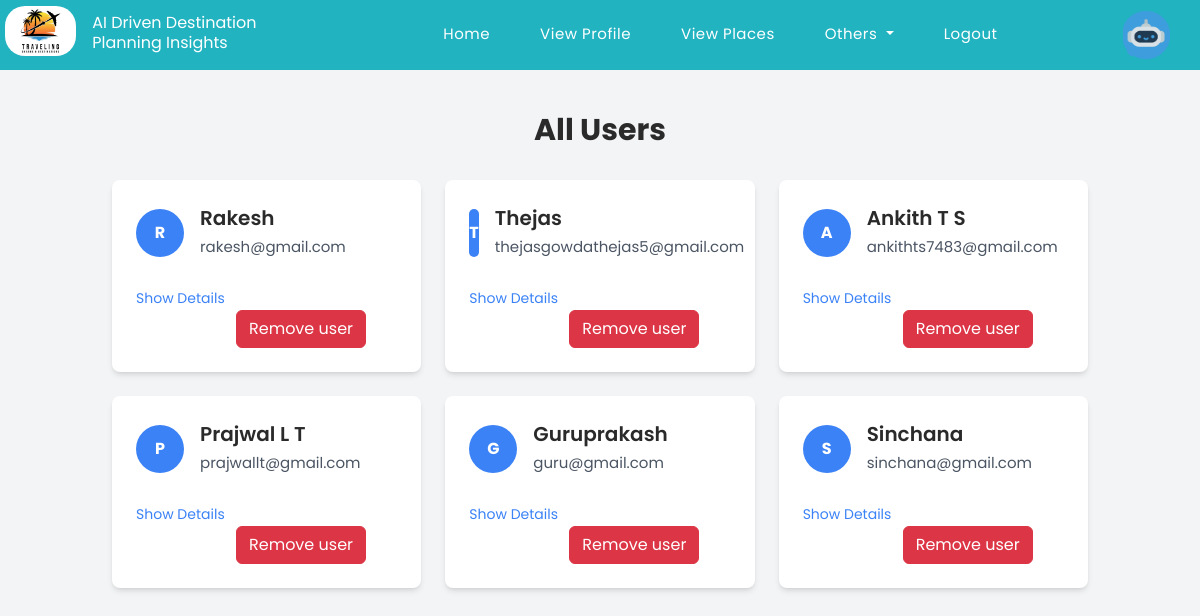
Page /viewUsers/ (signed in) on the committed database.
### app/models.py (models this page shows, shortened)
class userModel(models.Model):
    userID = models.AutoField(primary_key=True)
    userName = models.CharField(max_length=100, null=True)
    userEmail = models.EmailField(null=True)
    password = models.CharField(max_length=50, null=True)
    confirmPass = models.CharField(max_length=50, null=True)
    addresh = models.CharField(max_length=100, null=True)
    contact = models.CharField(max_length=100, null=True)
    profilePic = models.ImageField(upload_to=os.path.join('static', 'userProfile'), default='No Profile')
    class Meta:
        db_table = 'userModel'

### app/views.py (the view)
# urls.py: path('viewUsers/', viewUsers, name='viewUsers'),
def viewUsers(request):
    login = request.session['login']
    allUsers = userModel.objects.all()
    paginator = Paginator(allUsers, 6)
    page_number = request.GET.get('page')
    page_obj = paginator.get_page(page_number)
    return render(request, 'viewAllUsers.html', {'allUsers': page_obj, 'login':login})

### templates/viewAllUsers.html (shortened to what this page needs)
{% extends 'home.html' %}
{% block main %}
<!DOCTYPE html>
<html lang="en">
<head>
    <script src="https://cdn.tailwindcss.com"></script>
</head>
<body class="bg-gray-100 min-h-screen">
    <div class="container mx-auto px-4 py-8">
        <h1 class="text-3xl font-bold text-center mb-8" style="margin-top: 80px;">All Users</h1>
        <div class="grid grid-cols-1 sm:grid-cols-2 lg:grid-cols-3 gap-6">
            {% for user in allUsers %}
            <div class="user-card bg-white rounded-lg p-6 shadow-md">
                <div class="flex items-center space-x-4">
                    <div class="w-12 h-12 rounded-full bg-blue-500 flex items-center justify-center text-white font-bold">
                        {{ user.userName|first|upper }}
                    </div>
                    <div>
                        <h2 class="text-xl font-semibold">{{ user.userName }}</h2>
                        <p class="text-gray-600">{{ user.userEmail }}</p>
                    </div>
                </div>
                <div class="mt-4">
                    <button onclick="toggleDetails('{{ user.id }}')"
                            class="text-blue-500 hover:text-blue-700 text-sm">
                        Show Details
                    </button>
                </div>
                <a class="btn btn-danger ml-5" style="margin-left: 100px;" href="{% url 'removeUser' user.userID %}">Remove user</a>
            </div>
            {% empty %}
            <div class="col-span-full text-center py-8">
                <p class="text-gray-500">No users found.</p>
            </div>
            {% endfor %}
        </div>
    </div>
</body>
</html>
{% endblock %}

### static/assets/css/templatemo-woox-travel.css (style rules this page uses)
html, body, div, span, applet, object, iframe, h1, h2, h3, h4, h5, h6, p, blockquote, div pre, a, abbr, acronym, address, big, cite, code, del, dfn, em, font, img, ins, kbd, q, s, samp, small, strike, strong, sub, sup, tt, var, b, u, i, center, dl, dt, dd, ol, ul, li, figure, header, nav, section, article, aside, footer, figcaption { margin: 0; padding: 0; border: 0; outline: 0; }
* { box-sizing: border-box; }
html, body { font-family: 'Poppins', sans-serif; font-weight: 400; background-color: #fff; font-size: 16px; -ms-text-size-adjust: 100%; -webkit-font-smoothing: antialiased; -moz-osx-font-smoothing: grayscale; }
a { color: #22b3c1; text-decoration: none !important; }
h1, h2, h3, h4, h5, h6 { margin-top: 0px; margin-bottom: 0px; color: #2a2a2a; font-weight: 700; }
p { font-size: 15px; line-height: 30px; color: #afafaf; }
html, body { background: #fff; font-family: 'Poppins', sans-serif; }
body { overflow-x: hidden; }

### templates/viewAllUsers.html (style rules this page uses)
.user-card { transition: transform 0.3s ease, box-shadow 0.3s ease; }

### rows in the picture
userModel: userName|first "R", userName "Rakesh", userEmail "rakesh@gmail.com"
userModel: userName|first "T", userName "Thejas", userEmail "thejasgowdathejas5@gmail.com"
userModel: userName|first "A", userName "Ankith T S", userEmail "ankithts7483@gmail.com"
userModel: userName|first "P", userName "Prajwal L T", userEmail "prajwallt@gmail.com"
userModel: userName|first "G", userName "Guruprakash", userEmail "guru@gmail.com"
userModel: userName|first "S", userName "Sinchana", userEmail "sinchana@gmail.com"
